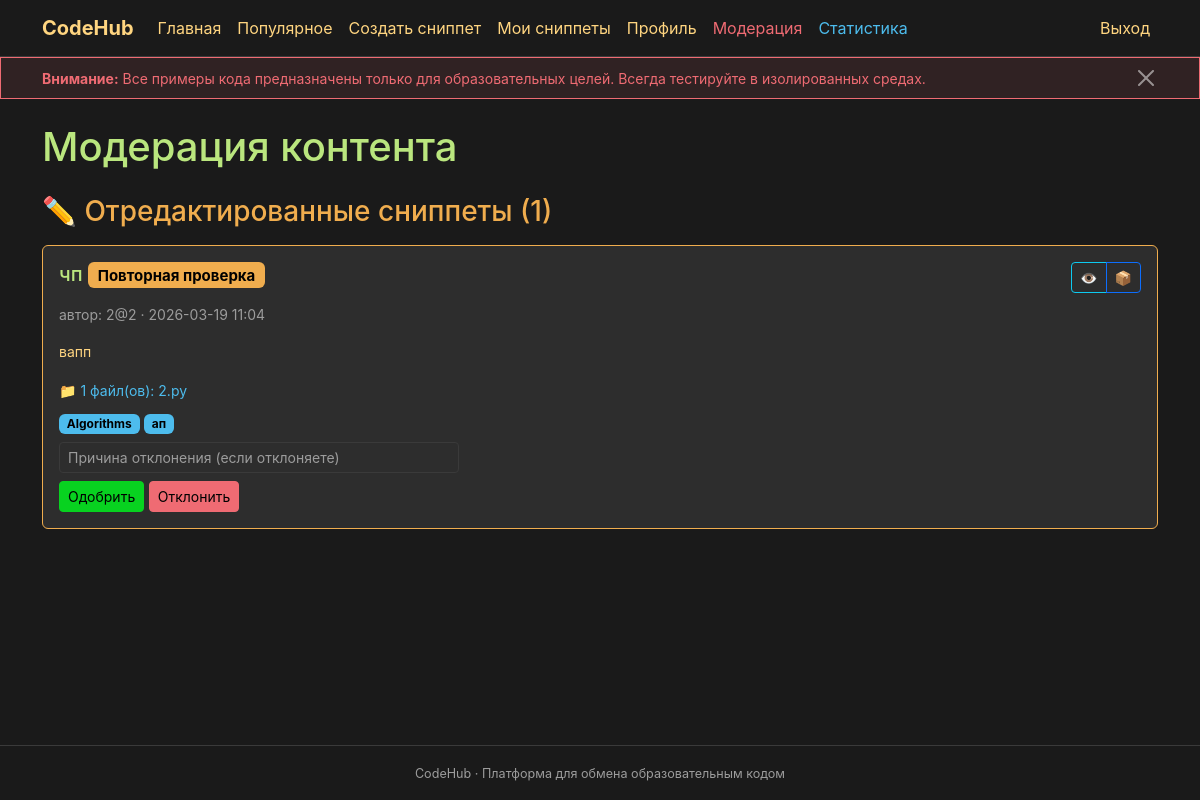
The page /admin/moderate (signed in) on the database its author committed.
### __init__.py (models this page shows, shortened)
class CodeSnippet(db.Model):
    id = db.Column(db.Integer, primary_key=True)
    title = db.Column(db.String(200), nullable=False)
    description = db.Column(db.Text)
    code = db.Column(db.Text)
    category_id = db.Column(db.Integer, db.ForeignKey('category.id'), nullable=False)
    author_id = db.Column(db.Integer, db.ForeignKey('user.id'), nullable=False)
    created_at = db.Column(db.DateTime, default=datetime.utcnow)
    updated_at = db.Column(db.DateTime, default=datetime.utcnow, onupdate=datetime.utcnow)
    views_count = db.Column(db.Integer, default=0)
    status = db.Column(db.String(20), default='pending')  # pending, approved, rejected
    rejection_reason = db.Column(db.Text)
    moderated_by = db.Column(db.Integer, db.ForeignKey('user.id'))
    moderated_at = db.Column(db.DateTime)
    likes_count = db.Column(db.Integer, default=0)
    dislikes_count = db.Column(db.Integer, default=0)
    reports_count = db.Column(db.Integer, default=0)
    report_moderation_status = db.Column(db.String(20), default='approved')  # approved, pending, rejected (для жалоб)
    report_moderated_by = db.Column(db.Integer, db.ForeignKey('user.id'))
    report_moderated_at = db.Column(db.DateTime)
    report_moderation_reason = db.Column(db.Text)
    resubmit_comment = db.Column(db.Text)  # Комментарий пользователя при повторной отправке
    is_edited = db.Column(db.Boolean, default=False)  # True если сниппет был отредактирован после публикации
    tags = db.relationship('Tag', secondary=snippet_tags, lazy='subquery',
                           backref=db.backref('snippets', lazy=True))
    comments = db.relationship('Comment', backref='snippet', lazy=True, foreign_keys='Comment.snippet_id', cascade='all, delete-orphan')
    views = db.relationship('SnippetView', backref='snippet', lazy=True, foreign_keys='SnippetView.snippet_id', cascade='all, delete-orphan')
    files = db.relationship('SnippetFile', backref='snippet', lazy=True, order_by='SnippetFile.order', cascade='all, delete-orphan')
    links = db.relationship('SnippetLink', backref='snippet', lazy=True, order_by='SnippetLink.order', cascade='all, delete-orphan')

class User(db.Model, UserMixin):
    id = db.Column(db.Integer, primary_key=True)
    username = db.Column(db.String(80), unique=True, nullable=False)
    password = db.Column(db.String(256), nullable=False)
    admin = db.Column(db.Boolean, default=False)
    created_at = db.Column(db.DateTime, default=datetime.utcnow)
    is_banned = db.Column(db.Boolean, default=False)
    snippets = db.relationship('CodeSnippet', backref='author', lazy=True, foreign_keys='CodeSnippet.author_id')
    comments = db.relationship('Comment', backref='author', lazy=True, foreign_keys='Comment.author_id')

class SnippetFile(db.Model):
    id = db.Column(db.Integer, primary_key=True)
    snippet_id = db.Column(db.Integer, db.ForeignKey('code_snippet.id'), nullable=False)
    filename = db.Column(db.String(255), nullable=False)
    content = db.Column(db.Text, nullable=False)
    language = db.Column(db.String(50))  # Язык программирования для подсветки
    order = db.Column(db.Integer, default=0)  # Порядок отображения
    file_type = db.Column(db.String(20), default='text')  # text, uploaded, link
    file_size = db.Column(db.Integer)  # Размер файла в байтах (для загруженных файлов)
    mime_type = db.Column(db.String(100))  # MIME тип файла
    created_at = db.Column(db.DateTime, default=datetime.utcnow)

class Category(db.Model):
    id = db.Column(db.Integer, primary_key=True)
    name = db.Column(db.String(100), nullable=False)
    created_at = db.Column(db.DateTime, default=datetime.utcnow)
    snippets = db.relationship('CodeSnippet', backref='category', lazy=True)

class Tag(db.Model):
    id = db.Column(db.Integer, primary_key=True)
    name = db.Column(db.String(50), unique=True, nullable=False)
    created_at = db.Column(db.DateTime, default=datetime.utcnow)
    usage_count = db.Column(db.Integer, default=0)

### __init__.py (the view, shortened to what this page needs)
@app.route('/admin/moderate', methods=['GET', 'POST'])
@login_required
@admin_required
def moderate():
    pending_snippets = CodeSnippet.query.filter_by(status='pending').order_by(CodeSnippet.created_at).all()
    reported_snippets = CodeSnippet.query.filter_by(report_moderation_status='pending').order_by(CodeSnippet.reports_count.desc()).all()
    reported_comments = Comment.query.filter_by(moderation_status='pending').order_by(Comment.reports_count.desc()).all()
    return render_template('moderate.html',
                         pending_snippets=pending_snippets,
                         reported_snippets=reported_snippets,
                         reported_comments=reported_comments)

### __init__.py (called while the page is built)
@manager.user_loader
def load_user(user_id):
    return db.session.get(User, int(user_id))

def admin_required(f):
    @wraps(f)
    def decorated(*args, **kwargs):
        if not current_user.is_authenticated or not current_user.admin:
            flash('Требуются права администратора.', 'danger')
            return redirect(url_for('index'))
        return f(*args, **kwargs)
    return decorated

### templates/moderate.html (shortened to what this page needs)
{% extends 'base.html' %}
{% block main %}
<h1 class="mb-4">Модерация контента</h1>
{% set new_snippets = pending_snippets | selectattr('is_edited', 'equalto', False) | list %}
{% set edited_snippets = pending_snippets | selectattr('is_edited', 'equalto', True) | list %}
{% if edited_snippets %}
<h3 class="mb-3" style="color: #f0ad4e;">✏️ Отредактированные сниппеты ({{ edited_snippets|length }})</h3>
{% for snippet in edited_snippets %}
<div class="card mb-4" style="border-color: #f0ad4e;">
    <div class="card-body">
        <div class="d-flex justify-content-between align-items-start mb-2">
            <h5>{{ snippet.title }} <span class="badge" style="background-color: #f0ad4e; color: #000;">Повторная проверка</span></h5>
            <div class="btn-group btn-group-sm">
                <a href="{{ url_for('preview_snippet_files', snippet_id=snippet.id) }}" class="btn btn-outline-info" title="Предпросмотр">👁️</a>
                {% if snippet.files %}
                <a href="{{ url_for('download_all_public_files', snippet_id=snippet.id) }}" class="btn btn-outline-primary" title="Скачать все файлы">📦</a>
                {% endif %}
            </div>
        </div>
        <p class="text-secondary small">автор: {{ snippet.author.username }} &middot; {{ snippet.created_at.strftime('%Y-%m-%d %H:%M') }}</p>
        <p class="small">{{ snippet.description[:300] }}{% if snippet.description|length > 300 %}...{% endif %}</p>
        {% if snippet.files %}
        <div class="mb-2">
            <small class="text-info">📁 {{ snippet.files|length }} файл(ов):
            {% for file in snippet.files[:3] %}{{ file.filename }}{% if not loop.last %}, {% endif %}{% endfor %}
            </small>
        </div>
        {% elif snippet.code %}
        <pre class="bg-dark p-2 rounded small" style="max-height: 200px; overflow: auto;"><code>{{ snippet.code|e }}</code></pre>
        {% endif %}
        <div class="mb-2">
            <span class="badge bg-secondary">{{ snippet.category.name }}</span>
            {% for tag in snippet.tags %}<span class="badge bg-dark">{{ tag.name }}</span>{% endfor %}
        </div>
        <form method="post" action="{{ url_for('moderate') }}" class="mt-2">
            <div class="mb-2">
                <input type="text" name="rejection_reason" class="form-control form-control-sm" placeholder="Причина отклонения (если отклоняете)" style="max-width: 400px;">
            </div>
            <button type="submit" name="action" value="approve" class="btn btn-success btn-sm">Одобрить</button>
            <button type="submit" name="action" value="reject" class="btn btn-danger btn-sm">Отклонить</button>
        </form>
    </div>
</div>
{% endfor %}
{% endif %}
{% endblock %}

### templates/base.html (style rules this page uses)
:root { --bg-dark: #1a1a1a; --bg-card: #2d2d2d; --text-primary: #FFD580; --text-secondary: #9C9C9C; --accent: #4DBCED; --accent-hover: #3a9bc4; --heading: #BAE67E; --tag: #4DBCED; --warning: #EF6B73; --success: #08D220; }
body { background-color: var(--bg-dark); color: var(--text-primary); font-family: -apple-system, BlinkMacSystemFont, "Segoe UI", Roboto, "Helvetica Neue", Arial, sans-serif; }
h1, h2, h3, h4, h5, h6 { color: var(--heading); }
.btn-success { background-color: var(--success); border-color: var(--success); color: #000; }
.btn-danger { background-color: var(--warning); border-color: var(--warning); color: #000; }
.card { background-color: var(--bg-card); border: 1px solid #3a3a3a; color: var(--text-primary); }
.form-control, .form-select { background-color: #2d2d2d; border-color: #3a3a3a; color: var(--text-primary); }
.form-control::placeholder { color: var(--text-secondary); }
.badge { background-color: var(--tag); color: #000; }
.badge.bg-secondary { background-color: var(--tag) !important; color: #000 !important; }
.badge.bg-dark { background-color: var(--accent) !important; color: #000 !important; }
a { color: var(--accent); text-decoration: none; }
.text-info { color: var(--accent) !important; }
.text-secondary { color: var(--text-secondary) !important; }

### rows shown on the page
CodeSnippet: title "чп", author.username "2@2", created_at "2026-03-19 11:04", description "вапп", files|length "1", category.name "Algorithms"
SnippetFile: filename "2.py"
Tag: name "ап"

### other values the page prints
{{ edited_snippets|length }} "1"
